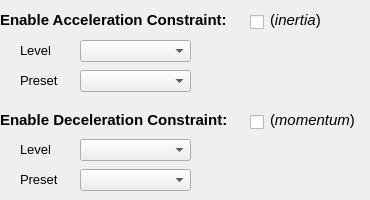
                 <widget class="QWidget" name="tabDrivingProfile2">
                  <attribute name="title">
                   <string>Profile 2</string>
                  </attribute>
                  <widget class="QLabel" name="lblAccelLevel_2">
                   <property name="geometry">
                    <rect>
                     <x>20</x>
                     <y>40</y>
                     <width>51</width>
                     <height>21</height>
                    </rect>
                   </property>
                   <property name="font">
                    <font>
                     <pointsize>10</pointsize>
                    </font>
                   </property>
                   <property name="text">
                    <string>Level</string>
                   </property>
                  </widget>
                  <widget class="QLabel" name="label_152">
                   <property name="geometry">
                    <rect>
                     <x>0</x>
                     <y>109</y>
                     <width>241</width>
                     <height>21</height>
                    </rect>
                   </property>
                   <property name="font">
                    <font>
                     <pointsize>11</pointsize>
                     <weight>75</weight>
                     <bold>true</bold>
                    </font>
                   </property>
                   <property name="text">
                    <string>Enable Deceleration Constraint: </string>
                   </property>
                  </widget>
                  <widget class="QLabel" name="label_153">
                   <property name="geometry">
                    <rect>
                     <x>0</x>
                     <y>9</y>
                     <width>241</width>
                     <height>21</height>
                    </rect>
                   </property>
                   <property name="font">
                    <font>
                     <pointsize>11</pointsize>
                     <weight>75</weight>
                     <bold>true</bold>
                    </font>
                   </property>
                   <property name="text">
                    <string>Enable Acceleration Constraint: </string>
                   </property>
                  </widget>
                  <widget class="QComboBox" name="cboAccelLevel_2">
                   <property name="geometry">
                    <rect>
                     <x>80</x>
                     <y>40</y>
                     <width>111</width>
                     <height>22</height>
                    </rect>
                   </property>
                  </widget>
                  <widget class="QLabel" name="lblAccelPreset_2">
                   <property name="geometry">
                    <rect>
                     <x>20</x>
                     <y>70</y>
                     <width>51</width>
                     <height>21</height>
                    </rect>
                   </property>
                   <property name="font">
                    <font>
                     <pointsize>10</pointsize>
                    </font>
                   </property>
                   <property name="text">
                    <string>Preset</string>
                   </property>
                  </widget>
                  <widget class="QLabel" name="lblDecelLevel_2">
                   <property name="geometry">
                    <rect>
                     <x>20</x>
                     <y>139</y>
                     <width>51</width>
                     <height>21</height>
                    </rect>
                   </property>
                   <property name="font">
                    <font>
                     <pointsize>10</pointsize>
                    </font>
                   </property>
                   <property name="text">
                    <string>Level</string>
                   </property>
                  </widget>
                  <widget class="QCheckBox" name="chkDecelEnable_2">
                   <property name="geometry">
                    <rect>
                     <x>250</x>
                     <y>113</y>
                     <width>16</width>
                     <height>18</height>
                    </rect>
                   </property>
                   <property name="text">
                    <string/>
                   </property>
                  </widget>
                  <widget class="QComboBox" name="cboDecelLevel_2">
                   <property name="geometry">
                    <rect>
                     <x>80</x>
                     <y>139</y>
                     <width>111</width>
                     <height>22</height>
                    </rect>
                   </property>
                  </widget>
                  <widget class="QCheckBox" name="chkAccelEnable_2">
                   <property name="geometry">
                    <rect>
                     <x>250</x>
                     <y>13</y>
                     <width>16</width>
                     <height>18</height>
                    </rect>
                   </property>
                   <property name="text">
                    <string/>
                   </property>
                  </widget>
                  <widget class="QLabel" name="lblDecelPreset_2">
                   <property name="geometry">
                    <rect>
                     <x>20</x>
                     <y>169</y>
                     <width>51</width>
                     <height>21</height>
                    </rect>
                   </property>
                   <property name="font">
                    <font>
                     <pointsize>10</pointsize>
                    </font>
                   </property>
                   <property name="text">
                    <string>Preset</string>
                   </property>
                  </widget>
                  <widget class="DrivePresetComboBox" name="cboAccelPreset_2">
                   <property name="geometry">
                    <rect>
                     <x>80</x>
                     <y>70</y>
                     <width>111</width>
                     <height>22</height>
                    </rect>
                   </property>
                  </widget>
                  <widget class="DrivePresetComboBox" name="cboDecelPreset_2">
                   <property name="geometry">
                    <rect>
                     <x>80</x>
                     <y>169</y>
                     <width>111</width>
                     <height>22</height>
                    </rect>
                   </property>
                  </widget>
                  <widget class="QLabel" name="label_154">
                   <property name="geometry">
                    <rect>
                     <x>270</x>
                     <y>10</y>
                     <width>61</width>
                     <height>21</height>
                    </rect>
                   </property>
                   <property name="font">
                    <font>
                     <pointsize>11</pointsize>
                    </font>
                   </property>
                   <property name="text">
                    <string>(&lt;i&gt;inertia&lt;/i&gt;)</string>
                   </property>
                  </widget>
                  <widget class="QLabel" name="label_155">
                   <property name="geometry">
                    <rect>
                     <x>270</x>
                     <y>110</y>
                     <width>91</width>
                     <height>21</height>
                    </rect>
                   </property>
                   <property name="font">
                    <font>
                     <pointsize>11</pointsize>
                    </font>
                   </property>
                   <property name="text">
                    <string>(&lt;i&gt;momentum&lt;/i&gt;)</string>
                   </property>
                  </widget>
                 </widget>
